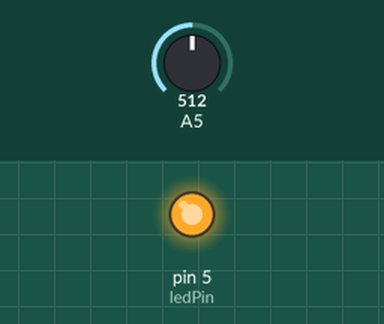
This sketch was run on a simulated Arduino Uno, built with avr-gcc and run on an emulated ATmega328P. Shown: output pins drawn as LEDs (lit = HIGH). The test bench sets the inputs (shaded band); at power-on: A5 = 512.

Above: at 1.2 s.
1.3 s: A5 set to 716
At 2.3 s:
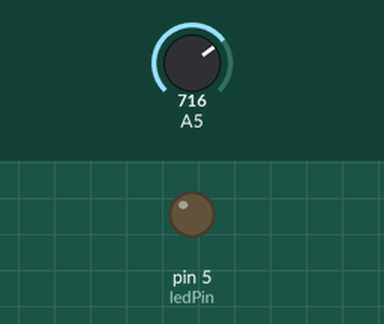
Timing chart, 0 to 4.3 s (numbered marks = the images above; inputs shaded):
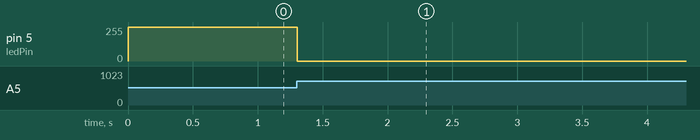

The sketch:

009._Photoresistor.ino
```cpp
unsigned int biggestInput;
unsigned int smallestInput;
const byte ledPin = 5;

void setup() {
  Serial.begin(9600);
  biggestInput = 0;
  smallestInput = 2000;
  pinMode(ledPin, OUTPUT);
}

void loop() {
  int sensorValue = analogRead(A5);
  biggestInput = sensorValue > biggestInput ? sensorValue : biggestInput;
  smallestInput = sensorValue < smallestInput ? sensorValue : smallestInput;

  int ledOutput = map(sensorValue, smallestInput, biggestInput, 255, 0);

  analogWrite(ledPin, ledOutput);

  delay(50);
}
```

Measured:
- after the input at 1.3 s, pin 5 (ledPin): 254/255 → 0/255 at once
